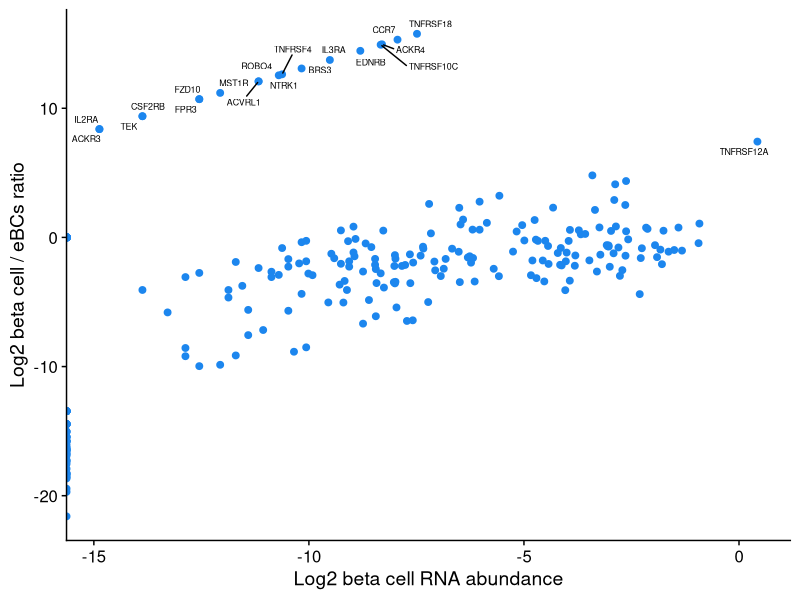

Write the R code that produced this figure.
# add several analysis columns & create figures to explore the combined datasets


install.packages("ggrepel")


# load libraries
library(tidyverse)
library(cowplot)
# for adding non-overlapping text labels to points on ggplot scatterplot
library(ggrepel) 

# load receptors list with all prior expression data and annotations
gene_list <- read.csv("ligand_receptor_lists/feb2022_new_lists/OmniPath/data/receptors_with_proteomics.tsv", 
                      sep = "\t")
  

#### add ranks & analysis columns
gene_list <- gene_list %>% 
  mutate(sorted_eBCs_rank = dense_rank(desc(sorted_eBCs)),
         # had to add very small amounts to prevent infinity values
         # the values are so small that adding 0.01 screws up the data
         eBCs_human_beta_ratio = ((sorted_eBCs + 0.0000001) / (Beta + 0.0000001)),
         human_beta_eBCs_ratio = ((Beta + 0.0000001) / (sorted_eBCs + 0.0000001)))


## explore interesting filters and top genes

gene_list %>% 
  filter(keep_in_list == "Yes") %>% 
  select(hgnc_symbol,
         description,
         sorted_eBCs,
         Beta,
         human_beta_eBCs_ratio) %>% 
  arrange(desc(human_beta_eBCs_ratio)) %>% 
  View()

# plot human_beta_eBCs_ratio against huamn beta abundance
gene_list %>% 
  filter(keep_in_list == "Yes") %>% 
  ggplot(aes(x = log2(Beta), y = log2(human_beta_eBCs_ratio), label = hgnc_symbol)) +
  geom_point(colour = "dodgerblue2", size = 2) +
  labs(x = "Log2 beta cell RNA abundance",
       y = "Log2 beta cell / eBCs ratio") +
  # this uses the ggrepel to position
  geom_text_repel(data=subset(gene_list %>% filter(keep_in_list == "Yes"), 
                              log2(human_beta_eBCs_ratio) > 7),
                  size = 2.25,
                  max.overlaps = 15,
                  force = 0.5,
                  max.time = 2,
                  force_pull = 5) +
  theme_cowplot()
